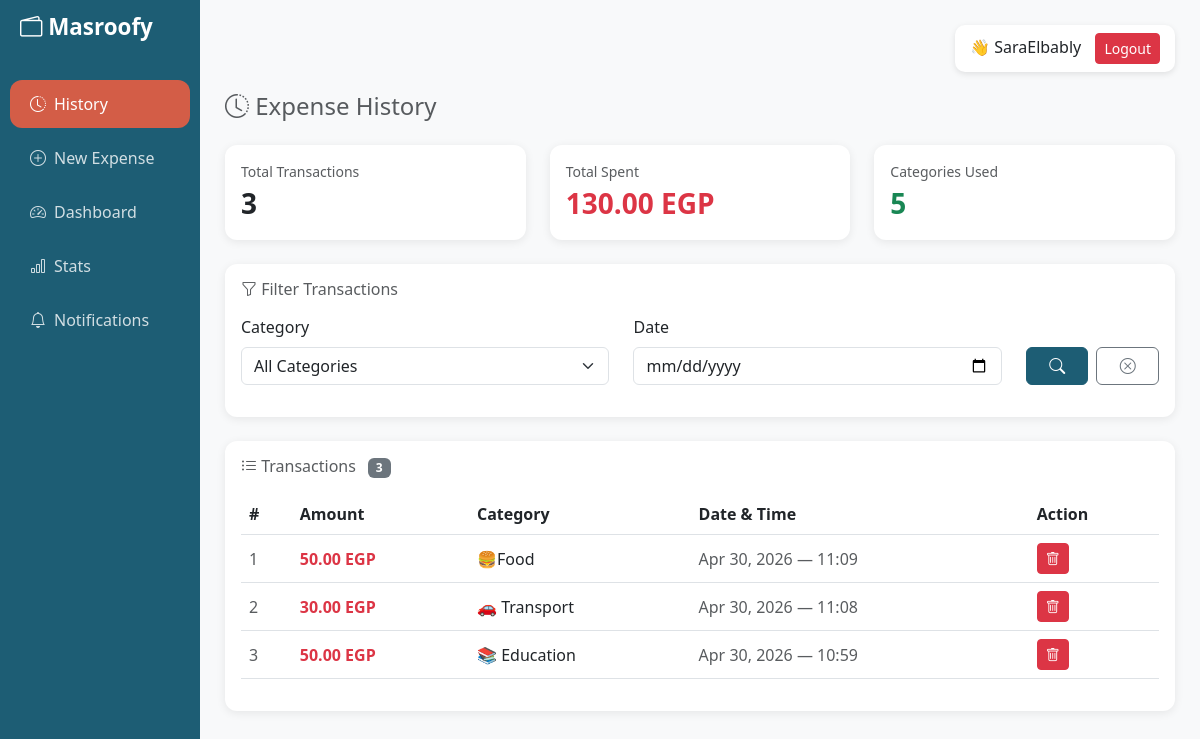
Before: /history/ (signed in) with the older database file.
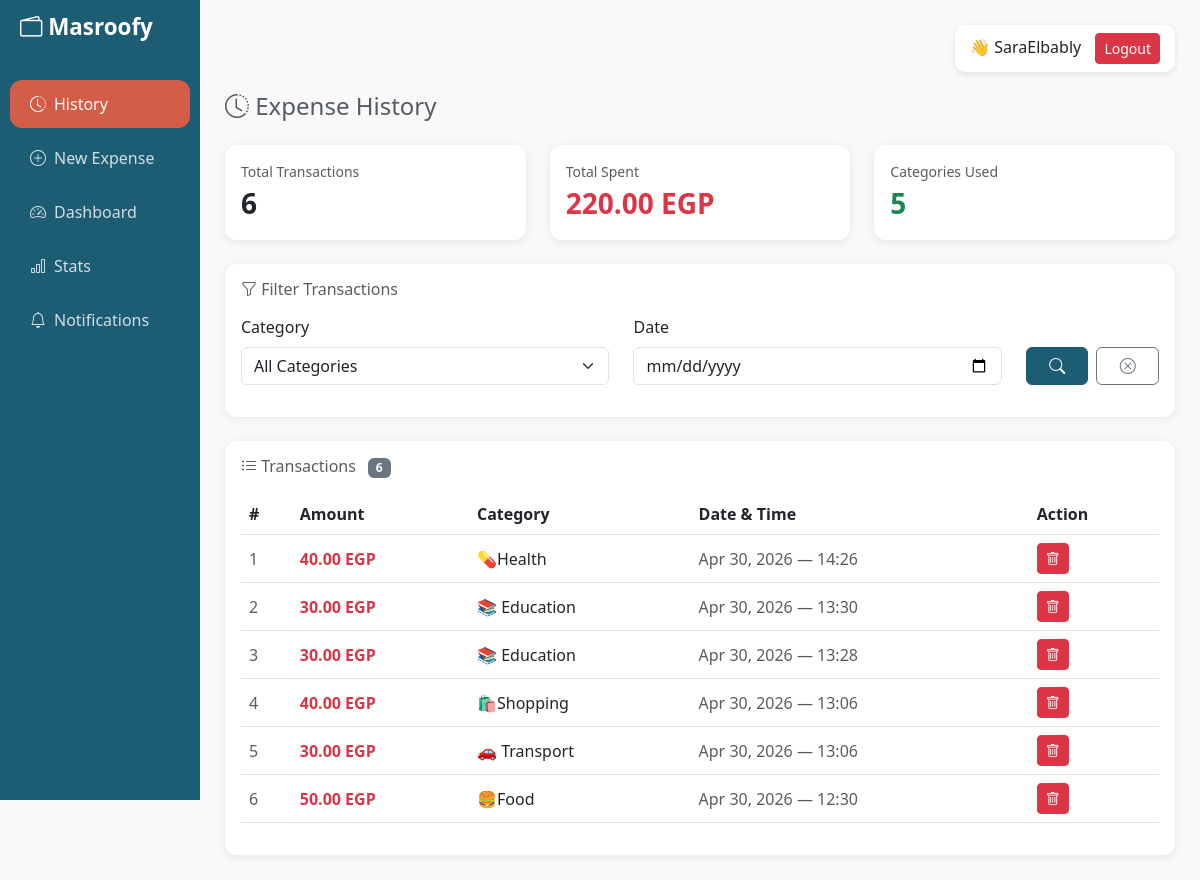
After: the same page with the newer database file.
### budget/models.py (models this page shows, shortened)
class Transaction(models.Model):
    user = models.ForeignKey(User, on_delete=models.CASCADE)
    objects = TransactionManager()
    amount    = models.FloatField()
    category  = models.ForeignKey(Category, on_delete=models.CASCADE)
    timestamp = models.DateTimeField()
    cycle     = models.ForeignKey(BudgetCycle, on_delete=models.CASCADE)

class Category(models.Model):
    name = models.CharField(max_length=100)
    icon_res_id = models.IntegerField(default=0)

### budget/views.py (the view, shortened to what this page needs)
# urls.py: path('history/', views.HistoryView.as_view(), name='history'),
class HistoryView(View):
    def get(self, request):
        transactions = Transaction.objects.filter(
            user=request.user
        ).select_related("category").order_by('-timestamp')
        total_spent = transactions.aggregate(total=Sum('amount'))['total'] or 0
        categories = Category.objects.annotate(
            total_spent=Sum('transaction__amount', filter=Q(transaction__user=request.user))
        )
        cycle = BudgetCycle.objects.filter(
            user=request.user,
            is_active=True
        ).first()
        today = timezone.now().date()
        daily_record = DailyRecord.objects.filter(
            user=request.user,
            cycle=cycle,
            date=today
        ).first() if cycle else None
        return render(request, 'history.html', {
            'transactions': transactions,
            'categories': categories,
            'total_spent': total_spent,
            'daily_alert': get_daily_alert(daily_record),
            'cycle_alert': get_cycle_alert(cycle),
        })

### budget/views.py (called while the page is built, shortened)
def get_daily_alert(daily_record):
    if not daily_record:
        return None

def get_cycle_alert(cycle):
    if not cycle:
        return None
    total = float(cycle.total_allowance)
    spent = Transaction.objects.filter(cycle=cycle).aggregate(total=Sum('amount'))['total'] or 0
    spent = float(spent)
    remaining = total - spent
    percentage = (spent / total) * 100 if total > 0 else 0
    if percentage >= 100:
        return {"msg": "🚨 انتهت الميزانية!", "type": "danger", "percentage": 100}
    elif percentage >= 80:
        return {"msg": f"⚠️ استخدمت {percentage:.0f}%", "type": "warning", "percentage": round(percentage, 0)}
    elif percentage >= 60:
        return {"msg": f"ℹ️ استخدمت {percentage:.0f}%", "type": "info", "percentage": round(percentage, 0)}
    return None

### budget/templates/history.html (shortened to what this page needs)
{% extends 'base.html' %}
{% block content %}
<h4 class="mb-4 text-muted"><i class="bi bi-clock-history"></i> Expense History</h4>
<div class="row mb-4">
    <div class="col-md-4">
        <div class="card stat-card p-3">
            <div class="text-muted small">Total Transactions</div>
            <div class="fs-3 fw-bold text-dark">{{ transactions|length }}</div>
        </div>
    </div>
    <div class="col-md-4">
        <div class="card stat-card p-3" style="border-left-color: #D66D55;">
            <div class="text-muted small">Total Spent</div>
            <div class="fs-3 fw-bold text-danger">{{ total_spent|floatformat:2 }} EGP</div>
        </div>
    </div>
    <div class="col-md-4">
        <div class="card stat-card p-3" style="border-left-color: #28a745;">
            <div class="text-muted small">Categories Used</div>
            <div class="fs-3 fw-bold text-success">{{ categories|length }}</div>
        </div>
    </div>
</div>
<div class="row mb-4">
    <div class="col-md-12">
        <div class="card p-3">
            <h6 class="text-muted mb-3"><i class="bi bi-funnel"></i> Filter Transactions</h6>
            <form method="GET">
                <div class="row">
                    <div class="col-md-5 mb-3">
                        <label class="form-label">Category</label>
                        <select name="category" class="form-select">
                            <option value="">All Categories</option>
                        </select>
                    </div>
                    <div class="col-md-5 mb-3">
                        <label class="form-label">Date</label>
                        <input type="date" name="date" class="form-control" value="{{ request.GET.date }}">
                    </div>
                    <div class="col-md-2 d-flex align-items-end mb-3">
                        <div class="d-flex gap-2 w-100">
                            <button type="submit" class="btn btn-primary w-100"><i class="bi bi-search"></i></button>
                            <a href="/history/" class="btn btn-outline-secondary w-100"><i class="bi bi-x-circle"></i></a>
                        </div>
                    </div>
                </div>
            </form>
        </div>
    </div>
</div>
<div class="card">
    <div class="card-body">
        <h6 class="text-muted mb-3">
            <i class="bi bi-list-ul"></i> Transactions
            <span class="badge bg-secondary ms-2">{{ transactions|length }}</span>
        </h6>
        <div class="table-responsive">
            <table class="table table-hover align-middle">
                <thead>
                    <tr>
                        <th>#</th>
                        <th>Amount</th>
                        <th>Category</th>
                        <th>Date & Time</th>
                        <th>Action</th>
                    </tr>
                </thead>
                <tbody>
                    {% for t in transactions %}
                    <tr>
                        <td class="text-muted">{{ forloop.counter }}</td>
                        <td class="fw-bold text-danger">{{ t.amount|floatformat:2 }} EGP</td>
                        <td><span class="badge-category">{{ t.category.name }}</span></td>
                        <td class="text-muted">{{ t.timestamp|date:"M d, Y — H:i" }}</td>
                        <td>
                            <form method="POST" action="/history/" onsubmit="return confirm('هتمسح التراكنزشن دي؟')">
                                <button type="submit" class="btn btn-sm btn-danger">
                                    <i class="bi bi-trash"></i>
                                </button>
                            </form>
                        </td>
                    </tr>
                    {% endfor %}
                </tbody>
            </table>
        </div>
    </div>
</div>
{% endblock %}

Changed rows visible on the page:
removed Transaction: amount "50.00", category.name "🍔Food", timestamp "Apr 30, 2026 — 11:09"
removed Transaction: amount "30.00", category.name "🚗 Transport", timestamp "Apr 30, 2026 — 11:08"
removed Transaction: amount "50.00", category.name "📚 Education", timestamp "Apr 30, 2026 — 10:59"
added Transaction: amount "40.00", category.name "💊Health", timestamp "Apr 30, 2026 — 14:26"
added Transaction: amount "30.00", category.name "📚 Education", timestamp "Apr 30, 2026 — 13:30"
added Transaction: amount "30.00", category.name "📚 Education", timestamp "Apr 30, 2026 — 13:28"
added Transaction: amount "40.00", category.name "🛍️Shopping", timestamp "Apr 30, 2026 — 13:06"
added Transaction: amount "30.00", category.name "🚗 Transport", timestamp "Apr 30, 2026 — 13:06"
added Transaction: amount "50.00", category.name "🍔Food", timestamp "Apr 30, 2026 — 12:30"
Other visible differences:
{{ transactions|length }}: "3" → "6"
{{ total_spent|floatformat:2 }}: "130.00" → "220.00"
